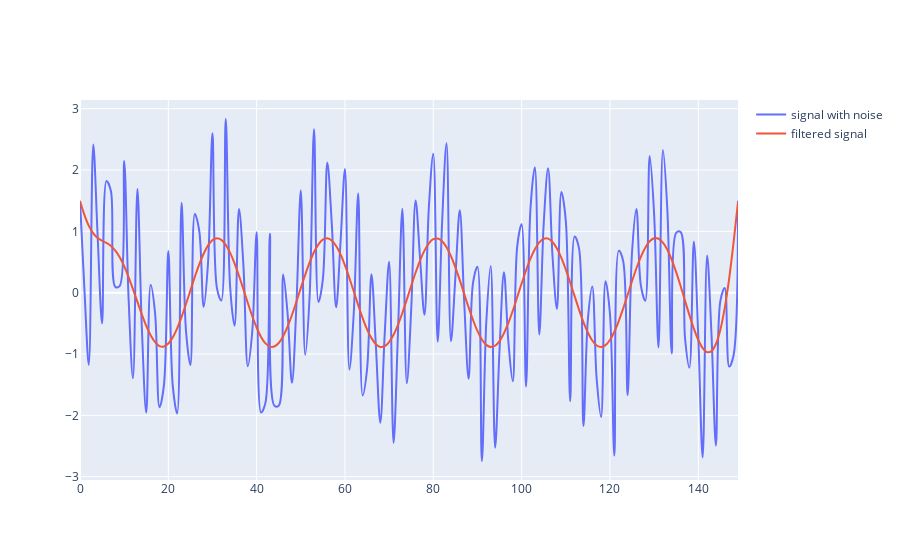

Write notebook code for a chart like this one.
### Code cell
# Filter the data, and plot both the original and filtered signals.
y = butter_lowpass_filter(data, cutoff, fs, order)
fig = go.Figure()
fig.add_trace(go.Scatter(
            y = data,
            line =  dict(shape =  'spline' ),
            name = 'signal with noise'
            ))
fig.add_trace(go.Scatter(
            y = y,
            line =  dict(shape =  'spline' ),
            name = 'filtered signal'
            ))
fig.show()

### Figure 1 — Plotly figure (JSON) as saved in the notebook; plotly's stock layout.template omitted (floating-point values rounded to 4 significant figures; data arrays with more than 128 entries replaced by an {"elided": "..."} marker saying what was removed)
{"data": [{"line": {"shape": "spline"}, "name": "signal with noise", "type": "scatter", "y": {"elided": "150 float values"}}, {"line": {"shape": "spline"}, "name": "filtered signal", "type": "scatter", "y": {"elided": "150 float values"}}], "layout": {}}
